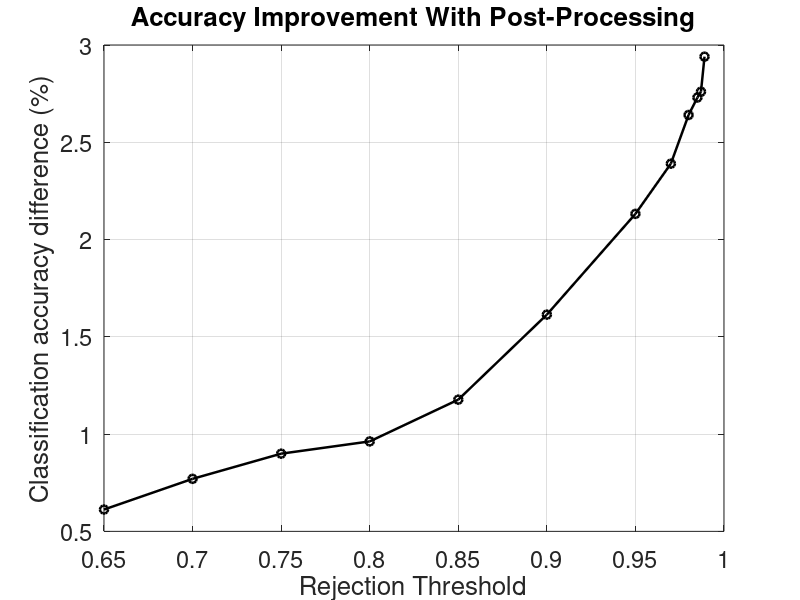
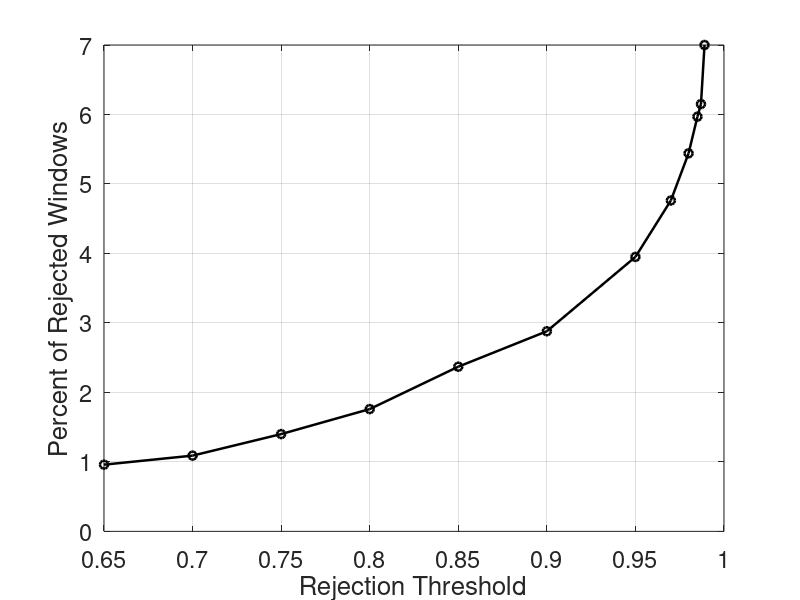

These charts were generated, in order, by the following MATLAB code: (Note: this script raises an error after producing the figures.)
close all;
Thresh=[0.989 0.987 0.985 0.98 0.97 0.95 0.9 0.85 0.8 0.75 0.7 0.65] ;
Diff=[ 2.94 2.76 2.73 2.640301573 2.39 2.132001586 1.614046564 1.177023539 0.9623607 0.899340894 0.769959435 0.6122] ;
Rej_Percentage = [7 6.15 5.9683887 5.440726721 4.7621 3.95 2.88 2.37 1.76 1.4 1.09 0.96];

figure;
plot(Thresh,Diff,'k-o','LineWidth',1.8);
xlabel('Rejection Threshold','FontSize', 18)
ylabel('Classification accuracy difference (%)','FontSize', 18)
title ('Accuracy Improvement With Post-Processing')

set(gca,'FontSize',17)
grid on

figure;
plot(Thresh,Rej_Percentage,'k-o','LineWidth',1.8)
xlabel('Rejection Threshold','FontSize', 16)
ylabel('Percent of Rejected Windows','FontSize', 16)
set(gca,'FontSize',17)
grid on


All_NoPP= 100-[0.9816 0.9700 0.9429 0.9567 0.9791 0.8472 0.9738 0.9444 0.9412 0.9563 0.8716 0.9466 0.9066 0.9605 0.9202 0.9405 0.8947 0.9624 0.8682 0.9799 0.9335]*100;


All_PP=100- [0.989591694 0.980349309 0.968534183 0.97472052 0.986898342 0.908524165 0.988044589 0.973679639 0.966937005 0.974927013 0.944395767 0.96931071 0.971315317 0.984695179 0.921856447 0.968331941 0.944192287 0.980837319 0.933048461 0.993005353 0.971906302]*100;

All=[All_NoPP;All_PP];


x= 1:21;
figure
b=bar(x,All,'FaceColor', 'k');
xlabel('Number of Participants','FontSize', 20)
ylabel('Locomotion detection Error','FontSize', 20)
legend('Without post-processing','With post-processing','FontSize', 18)
set(gca,'FontSize',17)
grid on




